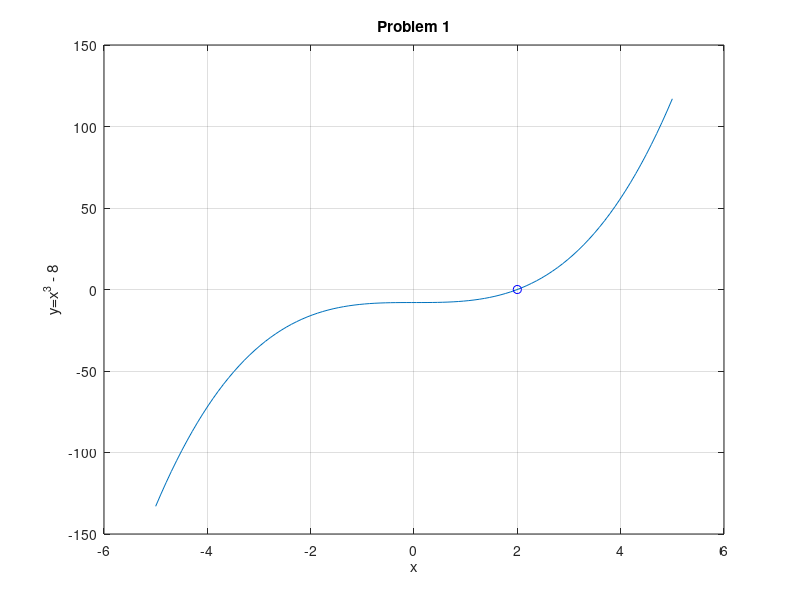

MATLAB code to generate this figure: (Note: this script raises an error after producing the figure.)
%% Homework 7
% Juan Alejandro Ormaza
% October 19 2021
% CS375
clear all; clc; close all;
format long e

%% Problem 1
f_x=@(x) x.^3 - 8;
d_f=@(x) 3*x.^2;

x=linspace(-5,5,100);

figure()
plot(x,f_x(x))
hold on
plot(2,0,'bo')
title('Problem 1');
xlabel('x');
ylabel('y=x^3 - 8');
grid on

fprintf("there is only one zero at x=2\n\n")

%% Problem 2 and 3

TOL=10^(-10);

x_bisection = my_bisection(f_x,1,4,TOL);

x_newton = my_newton(f_x,d_f,4,TOL);

x_secant = my_secant(f_x,1,4,TOL);

fprintf("the root of the bisection method is %2.14f and it took %3.0f iterations\n\n",x_bisection(end),length(x_bisection));

fprintf("the root of Newton's method is %2.14f and it took %3.0f iterations\n\n",x_newton(end),length(x_newton));

fprintf("the root of the Secant method is %2.14f and it took %3.0f iterations\n\n",x_secant(end),length(x_secant));

%% Problem 4

ek_bisection = abs(x_bisection-2);

ek_newton = abs(x_newton-2);

ek_secant = abs(x_secant-2);


ek1_bisection = circshift(ek_bisection,-1);

ek1_newton = circshift(ek_newton,-1);

ek1_secant = circshift(ek_secant,-1);


bisection_conv = ek1_bisection./ek_bisection;
bisection_conv(length(bisection_conv))=0;

newton_conv = ek1_newton./(ek_newton.^2);
%newton_conv(length(newton_conv))=0;

secant_conv = ek1_secant./(ek_secant.^(1.62));
%secant_conv(length(secant_conv))=0;


iter1=1:1:length(x_bisection);

iter2=1:1:length(x_newton);

iter3=1:1:length(x_secant);

fprintf("Bisection method:\n")
fprintf("iteration\t error\t\t convergence rate\n")
fprintf("%3.0f \t    %3.12f \t %3.12f\n",[iter1;ek_bisection;bisection_conv])
fprintf("\n")

fprintf("\nNewton's method:\n")
fprintf("iteration\t error\t\t convergence rate\n")
fprintf("%3.0f \t    %3.12f \t %3.12f\n",[iter2;ek_newton;newton_conv])
fprintf("\n")

fprintf("\nSecant method:\n")
fprintf("iteration\t error\t\t convergence rate\n")
fprintf("%3.0f \t    %3.12f \t %3.12f\n",[iter3;ek_secant;secant_conv])
fprintf("\n")


%% Problem 5

% BY HAND PROBLEM ATTACHED TO PDF



